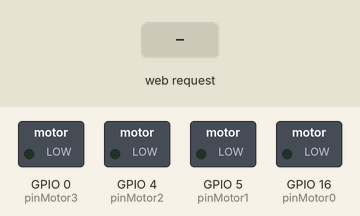
Recording of a sketch running on a simulated ESP8266 (NodeMCU). On the bench: switched loads named in the sketch (green lamp = pin HIGH). Inputs (shaded band) come from the test bench. WiFi joins after 1.5 s; servers stay silent unless stated; what the sketch prints to the serial monitor is not drawn.

Above: at 2.7 s.
2.8 s: HTTP request GET /run?w0=1 received
At 4.0 s:
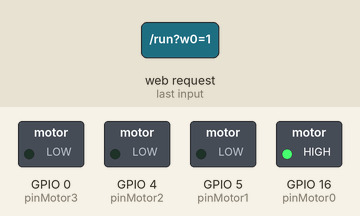
4.3 s: HTTP request GET /run?w1=1 received
At 5.3 s:
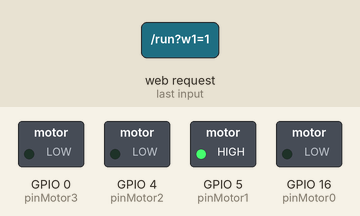
5.8 s: HTTP request GET /run?w2=1 received
At 6.4 s:
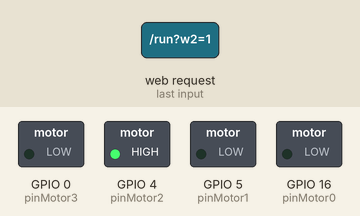
7.3 s: HTTP request GET /run?w0=1&w1=1&w2=1 received
At 8.5 s:
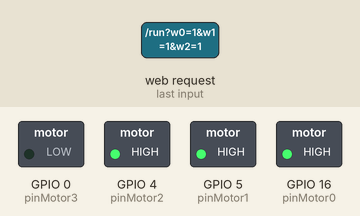
8.8 s: HTTP request GET /run received
At 9.9 s:
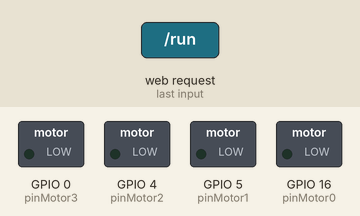
10.3 s: HTTP request GET /run?w0=120 received
At 11.0 s:
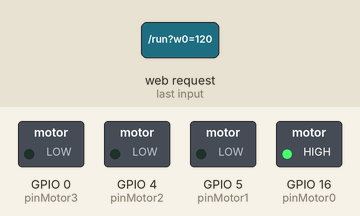
Timing chart, 0 to 12.8 s (numbered marks = the images above; inputs shaded):
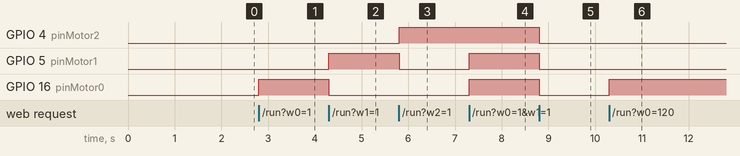

The sketch:

carUpgradeNode.ino
```cpp
#include <ESP8266WiFi.h>
#include <ESP8266WebServer.h>

#define pinMotor0 16
#define pinMotor1 5
#define pinMotor2 4
#define pinMotor3 0

IPAddress staticIP(192, 168, 0, 69);
IPAddress gateway(192, 168, 0, 1);   //IP Address of your WiFi Router (Gateway)
IPAddress subnet(255, 255, 255, 0);  //Subnet mask
IPAddress dns(8, 8, 8, 8);  //DNS
const char* deviceName = "esp'Ael";
ESP8266WebServer server(80); //Server on port 80
void setup() {

  pinMode(pinMotor0, OUTPUT);
  pinMode(pinMotor1, OUTPUT);
  pinMode(pinMotor2, OUTPUT);
  pinMode(pinMotor3, OUTPUT);
  digitalWrite(pinMotor0, LOW);
  digitalWrite(pinMotor1, LOW);
  digitalWrite(pinMotor2, LOW);
  digitalWrite(pinMotor3, LOW);
  //Serial.begin(115200);
  delay(1);

  WiFi.begin("Ric Net", "jrspcmcs03"); //Connect to the WiFi network
  WiFi.disconnect();
  WiFi.config(staticIP, subnet, gateway, dns);
  WiFi.hostname(deviceName);
  WiFi.begin("Ric Net", "jrspcmcs03");
  while (WiFi.status() != WL_CONNECTED) { //Wait for connection
    delay(500);
    Serial.println("Waiting to connect…");
  }
  Serial.print("IP address: ");
  Serial.println(WiFi.localIP()); //Print the local IP

  server.on("/run", run);
  server.begin(); //Start the server
  Serial.begin(115200);
  Serial.println("Server listening");

}
void run(){
  String w0 = server.arg("w0");
  String w1 = server.arg("w1");
  String w2 = server.arg("w2");
  String w3 = server.arg("w3");
  digitalWrite(pinMotor0,w0.toInt());
  digitalWrite(pinMotor1,w1.toInt());
  digitalWrite(pinMotor2,w2.toInt());
  digitalWrite(pinMotor3,w3.toInt());

  Serial.print(w0.toInt());
  Serial.print(w1.toInt());
  Serial.print(w2.toInt());
  Serial.println(w3.toInt());
  String t = "<h1>Car updated ^^</h1> ";//+"<h2>" + w0.toInt() + w1.toInt() + w2.toInt() + w3.toInt() + "</h2>";
  t+= "<h2>";
  t+= w0.toInt();
  t+= w1.toInt();
  t+= w2.toInt();
  t+= w3.toInt();
  t+= "</h2>";
  server.send(200, "text/html", t);
}

void loop() {
  server.handleClient();
}
```

Measured:
- after the input at 2.8 s, GPIO 16 (pinMotor0): LOW → HIGH at once
- after the input at 4.3 s, GPIO 5 (pinMotor1): LOW → HIGH at once; GPIO 16 (pinMotor0): HIGH → LOW at once
- after the input at 5.8 s, GPIO 4 (pinMotor2): LOW → HIGH at once; GPIO 5 (pinMotor1): HIGH → LOW at once
- after the input at 7.3 s, GPIO 5 (pinMotor1), GPIO 16 (pinMotor0): LOW → HIGH at once
- after the input at 8.8 s, GPIO 4 (pinMotor2), GPIO 5 (pinMotor1), GPIO 16 (pinMotor0): HIGH → LOW at once
- after the input at 10.3 s, GPIO 16 (pinMotor0): LOW → HIGH at once
